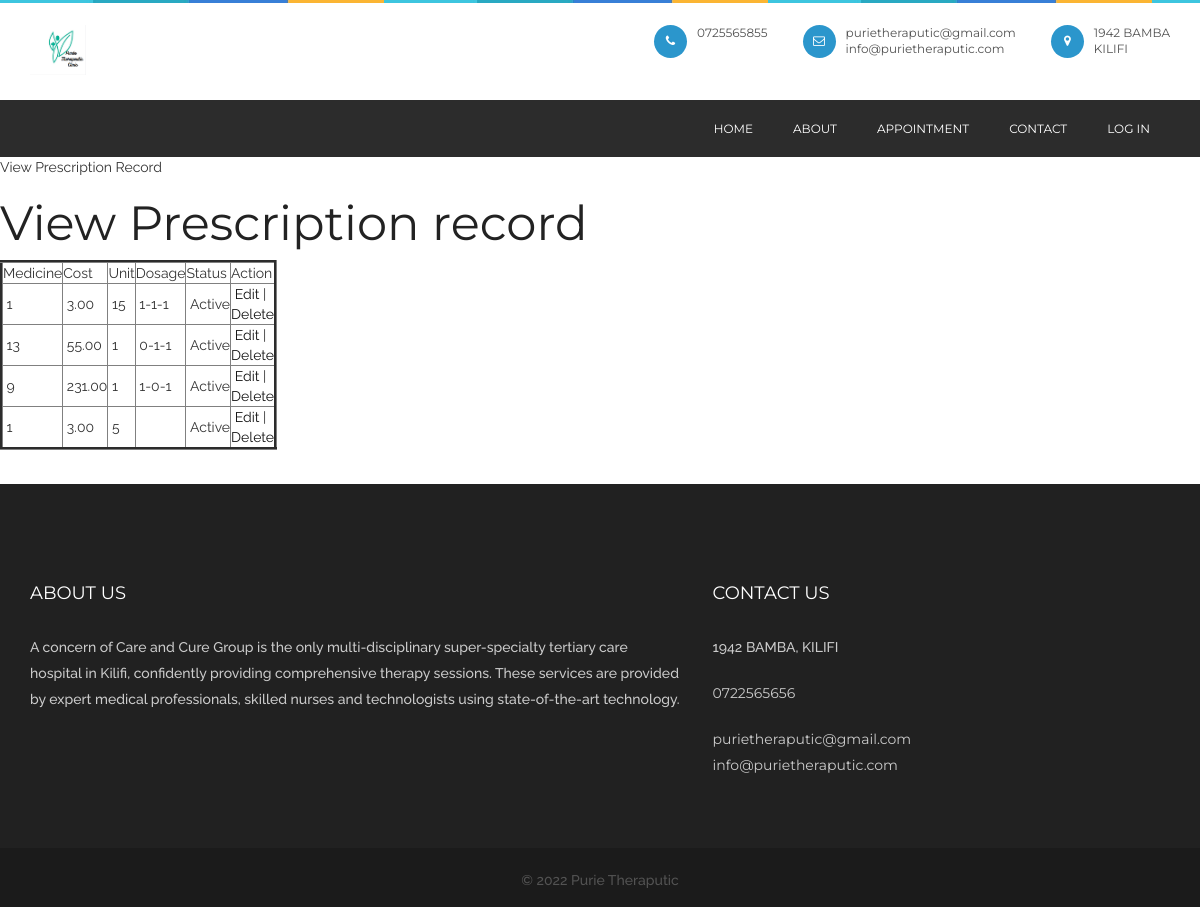
The page /viewprescriptionrecord.php on the database its author committed.
### tables this page shows
CREATE TABLE `prescription_records` (
  `prescription_record_id` int(10) NOT NULL,
  `prescription_id` int(10) NOT NULL,
  `medicine_name` varchar(25) NOT NULL,
  `cost` float(10,2) NOT NULL,
  `unit` int(10) NOT NULL,
  `dosage` varchar(25) NOT NULL,
  `status` varchar(10) NOT NULL
);

### viewprescriptionrecord.php (the view, shortened to what this page needs)
<?php
include("header.php");
include("dbconnection.php");
?>
<div class="wrapper col2">
  <div id="breadcrumb">
    <ul>
      <li class="first">View Prescription Record</li></ul>
  </div>
</div>
<div class="wrapper col4">
  <div id="container">
    <h1>View Prescription record</h1>
    <table width="200" border="3">
      <tbody>
        <tr>
          <td>Medicine</td>
          <td>Cost</td>
          <td>Unit</td>
          <td>Dosage</td>
          <td>Status</td>
          <td>Action</td>
        </tr>
         <?php
		$sql ="SELECT * FROM prescription_records";
		$qsql = mysqli_query($con,$sql);
		while($rs = mysqli_fetch_array($qsql))
		{
        echo "<tr>
          <td>&nbsp;$rs[medicine_name]</td>
          <td>&nbsp;$rs[cost]</td>
		   <td>&nbsp;$rs[unit]</td>
		    <td>&nbsp;$rs[dosage]</td>
			 <td>&nbsp;$rs[status]</td>
			  <td>&nbsp;<a href='prescriptionrecord.php?editid=$rs[prescription_record_id]'>Edit</a>  | <a href='viewprescriptionrecord.php?delid=$rs[prescription_record_id]'>Delete</a> </td>
        </tr>";
		}
		?>
      </tbody>
    </table>
    <p>&nbsp;</p>
  </div>
</div>
<?php
include("footer.php");
?>

### css/style.css (style rules this page uses)
* { margin: 0px; padding: 0px; }
body { background: #fff; font-weight: normal; position: relative; font-size: 14px; font-family: "Raleway", sans-serif; }
h1, h2, h3, h4, h5, h6 { font-weight: normal; color: #222222; font-family: "Montserrat", sans-serif; }
h1 { font-size: 48px; }
p { color: #535353; font-size: 14px; letter-spacing: 0px; line-height: 24px; font-weight: 500; text-rendering: optimizeLegibility; }
a { -webkit-transition: all 0.4s ease-in-out; -moz-transition: all 0.4s ease-in-out; -o-transition: all 0.4s ease-in-out; -ms-transition: all 0.4s ease-in-out; transition: all 0.4s ease-in-out; text-decoration: none !important; }
a { text-decoration: none; color: #141414; }

### rows shown on the page
prescription_records: medicine_name "1", cost "3.00", unit "15", dosage "1-1-1", status "Active"
prescription_records: medicine_name "13", cost "55.00", unit "1", dosage "0-1-1", status "Active"
prescription_records: medicine_name "9", cost "231.00", unit "1", dosage "1-0-1", status "Active"
prescription_records: medicine_name "1", cost "3.00", unit "5", status "Active"
